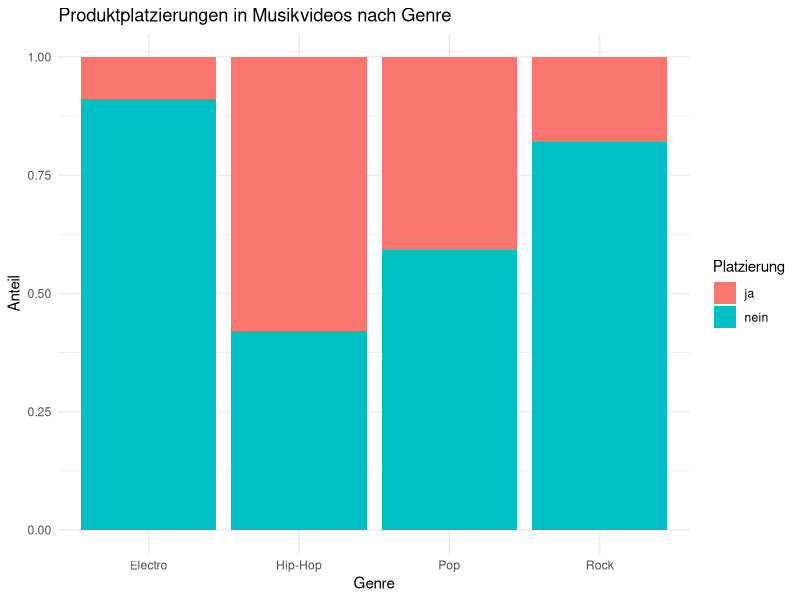
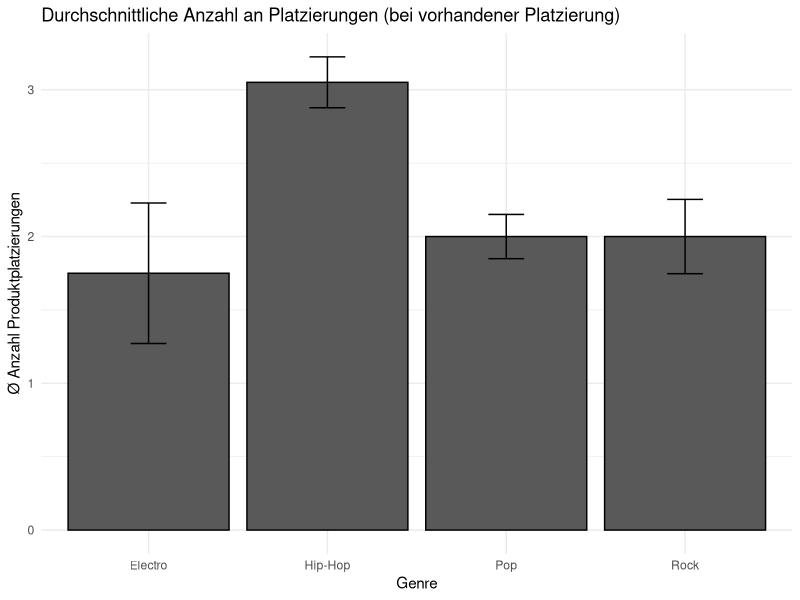
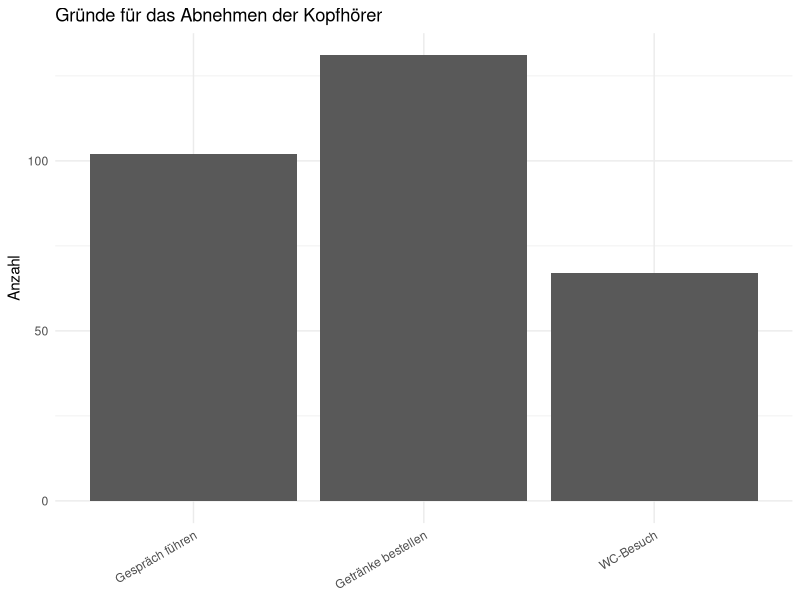
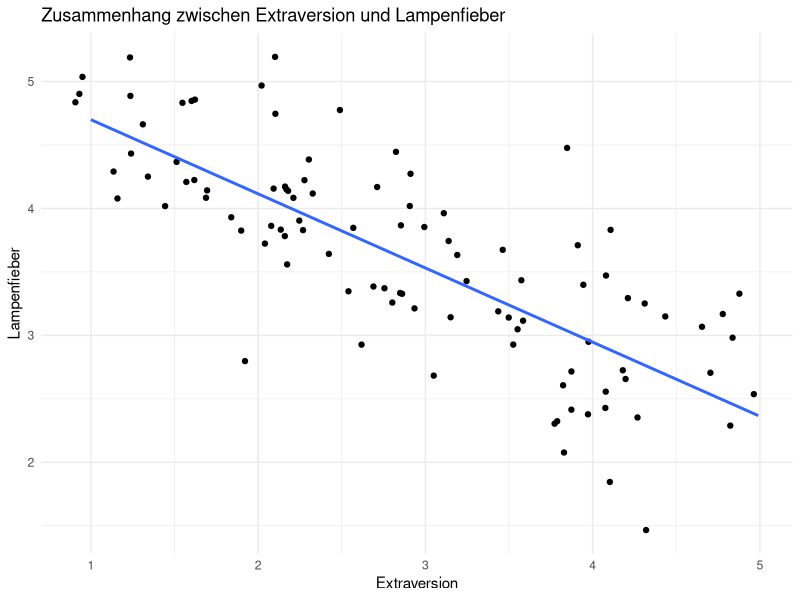
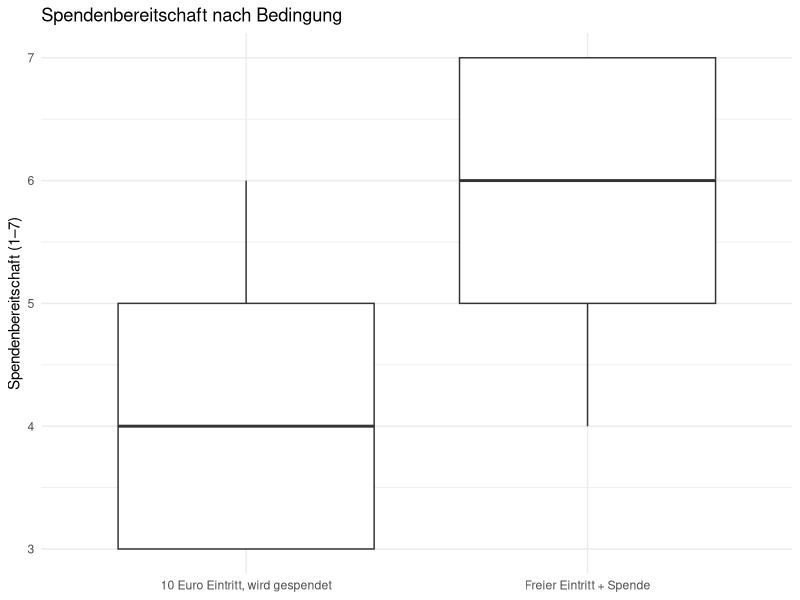
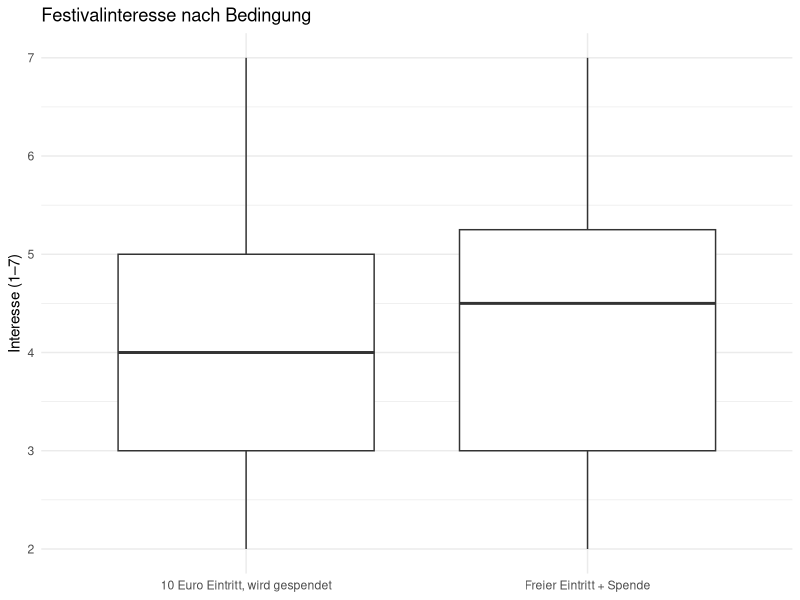
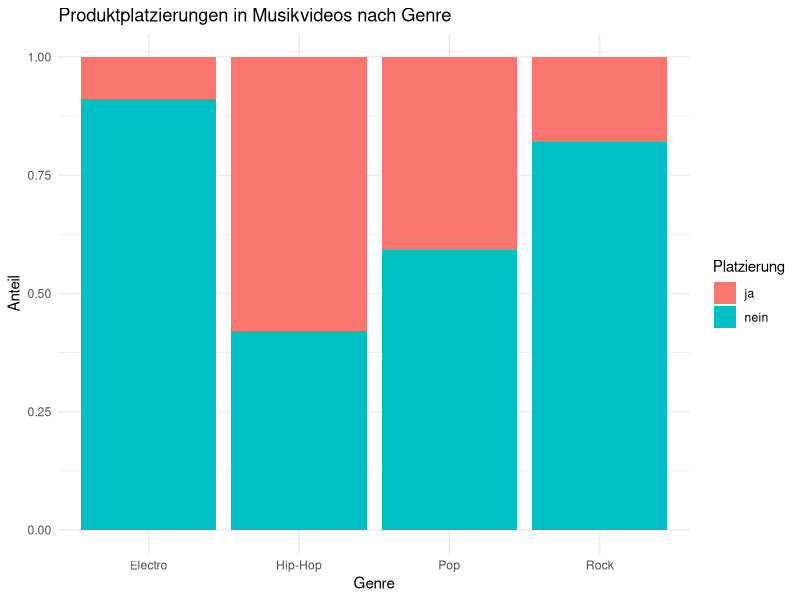
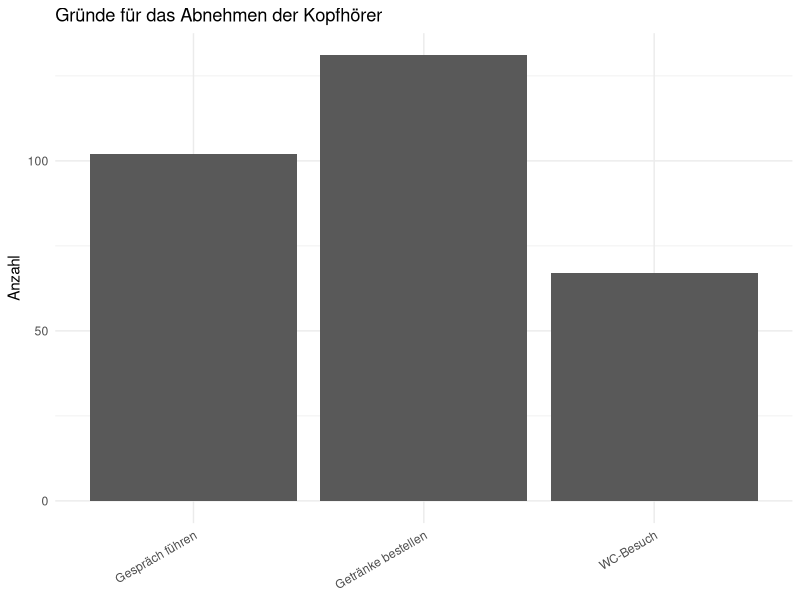

Recreate these plots in R, in order.
############################################################
## Analyse-LÖSUNGEN!!!
## Bitte nur anschauen, wenn alle anderen Lösungsversuche
## nicht funtkioniert haben!
############################################################

# Lade benötigte Pakete
library(tidyverse) # oder auch nur library(ggplot2)

### --------------------------------
### 1. Inhaltsanalyse Musikvideos
### --------------------------------

musik <- read.csv("daten/musikvideos.csv")

# Deskriptive Statistik
table(musik$Genre)
table(musik$Platzierung)
prop.table(table(musik$Platzierung))

# Visualisierung: Platzierung pro Genre (Anteile)
p_musik_genre_platzierung <- ggplot(musik, aes(x = Genre, fill = Platzierung)) +
  geom_bar(position = "fill") +
  labs(
    title = "Produktplatzierungen in Musikvideos nach Genre",
    y = "Anteil",
    x = "Genre"
  ) +
  theme_minimal()

p_musik_genre_platzierung

ggsave(
  "grafiken/musikvideos_genre_platzierung.png",
  plot = p_musik_genre_platzierung,
  width = 8,
  height = 5
)

# Kreuztabelle + Chi2-Test
table_genre_platz <- table(musik$Genre, musik$Platzierung)
chisq.test(table_genre_platz)

## Hier folgen noch etwas anspruchsvoller Auswertungen:

# Durchschnittliche Anzahl PP bei Platzierung == "ja" (pro Genre)
musik %>%
  filter(Platzierung == "ja") %>%
  group_by(Genre) %>%
  summarise(
    Mittelwert_PP = mean(Anzahl_PP),
    SD_PP = sd(Anzahl_PP),
    .groups = "drop"
  )

# Mittelwert + SD + SE pro Genre (nur wenn Platzierung vorhanden ist)
platz_summary <- musik %>%
  filter(Platzierung == "ja") %>%
  group_by(Genre) %>%
  summarise(
    Mittelwert_PP = mean(Anzahl_PP),
    SD_PP = sd(Anzahl_PP),
    N = n(),
    SE = SD_PP / sqrt(N),
    .groups = "drop"
  )

platz_summary

# Visualisierung mit Fehlerbalken (SE)
p_musik_pp_pro_genre <- ggplot(platz_summary, aes(x = Genre, y = Mittelwert_PP)) +
  geom_col(color = "black") +
  geom_errorbar(
    aes(ymin = Mittelwert_PP - SE, ymax = Mittelwert_PP + SE),
    width = 0.2
  ) +
  labs(
    title = "Durchschnittliche Anzahl an Platzierungen (bei vorhandener Platzierung)",
    y = "Ø Anzahl Produktplatzierungen",
    x = "Genre"
  ) +
  theme_minimal()

p_musik_pp_pro_genre


### --------------------------------
### 2. Beobachtung Silent Disco
### --------------------------------

disco <- read.csv("daten/silent_disco.csv")

# Deskriptiv
summary(disco$tanzen)
summary(disco$Dauer_Kopfhoerer_Min)
table(disco$Grund_Abnehmen)

# Visualisierung: Verteilung der Gründe
p_disco_gruende <- ggplot(disco, aes(x = Grund_Abnehmen)) +
  geom_bar() +
  labs(
    title = "Gründe für das Abnehmen der Kopfhörer",
    x = NULL,
    y = "Anzahl"
  ) +
  theme_minimal() +
  theme(axis.text.x = element_text(angle = 30, hjust = 1))

p_disco_gruende

ggsave(
  "grafiken/disco_gruende.png",
  plot = p_disco_gruende,
  width = 7,
  height = 5
)

# Chi2-Test: Erwartete Gleichverteilung der Gründe?
chisq.test(table(disco$Grund_Abnehmen))

### --------------------------------
### 3. Befragung Musiker*innen
### --------------------------------

musikbefragung <- read.csv("daten/musikerbefragung.csv")

# Deskriptiv
summary(musikbefragung)

# Korrelationen
library(psych)   # install.packages("psych")

# Variablen auswählen
vars <- musikbefragung[, c("Lampenfieber",
                           "Extraversion",
                           "Jahre_Erfahrung")]

# Korrelationen + p-Werte
cor_results <- corr.test(vars)

# Korrelationsmatrix
cor_results$r

# p-Werte
cor_results$p

# Visualisierung: Extraversion vs. Lampenfieber
p_lampenfieber_extraversion <- ggplot(musikbefragung, aes(x = Extraversion, y = Lampenfieber)) +
  geom_jitter(width = 0.2, height = 0.2) +
  geom_smooth(method = "lm", se = FALSE) +
  labs(
    title = "Zusammenhang zwischen Extraversion und Lampenfieber",
    x = "Extraversion",
    y = "Lampenfieber"
  ) +
  theme_minimal()

p_lampenfieber_extraversion

ggsave(
  "grafiken/lampenfieber_extraversion.png",
  plot = p_lampenfieber_extraversion,
  width = 7,
  height = 5
)

# Regression: Lampenfieber ~ Extraversion + Jahre_Erfahrung
modell <- lm(Lampenfieber ~ Extraversion + Jahre_Erfahrung, data = musikbefragung)
summary(modell)

### --------------------------------
### 4. Experiment Festivalwerbung
### --------------------------------

exp <- read.csv("daten/experiment.csv")

# Deskriptiv
exp %>%
  group_by(Bedingung) %>%
  summarise(
    M = mean(Spendenbereitschaft),
    SD = sd(Spendenbereitschaft)
  )

# Visualisierung: Spendenbereitschaft
p_exp_spenden <- ggplot(exp, aes(x = Bedingung, y = Spendenbereitschaft)) +
  geom_boxplot() +
  labs(
    title = "Spendenbereitschaft nach Bedingung",
    y = "Spendenbereitschaft (1–7)",
    x = NULL
  ) +
  theme_minimal()

p_exp_spenden

ggsave(
  "grafiken/experiment_spendenbereitschaft.png",
  plot = p_exp_spenden,
  width = 7,
  height = 5
)

# Visualisierung: Festivalinteresse
p_exp_interesse <- ggplot(exp, aes(x = Bedingung, y = Festivalinteresse)) +
  geom_boxplot() +
  labs(
    title = "Festivalinteresse nach Bedingung",
    y = "Interesse (1–7)",
    x = NULL
  ) +
  theme_minimal()

p_exp_interesse

ggsave(
  "grafiken/experiment_interesse.png",
  plot = p_exp_interesse,
  width = 7,
  height = 5
)

# t-Test: Spendenbereitschaft
t.test(Spendenbereitschaft ~ Bedingung, data = exp)

# t-Test: Festivalinteresse
t.test(Festivalinteresse ~ Bedingung, data = exp)
